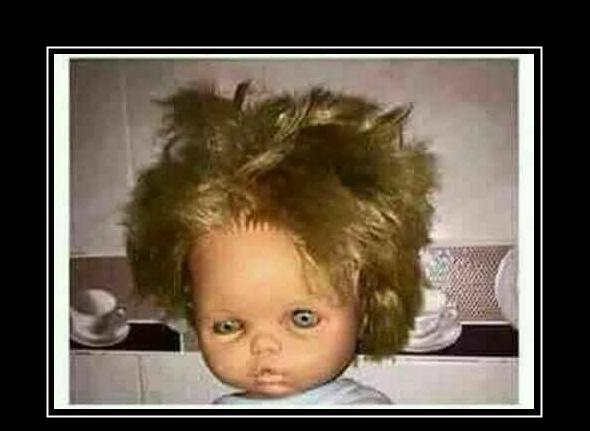
#> input picture Week_7/Day_1_Computer_Vision_1/Projects/1-Meme/meme.jpg, 590 x 431 px
$ jupyter execute Ch1_Project_1_meme.ipynb   (shell and % lines are left out)
#> lines starting #> are read from the running program, lines starting #| are printed output that depends on the picture
# Meme Creator

## Level 1

1. Create a basic Meme creator with one image and a short line of text
2. Use the classic meme font

[cell 1]
#Import the libraries
import cv2
import numpy as np
import matplotlib.pyplot as plt
from PIL import ImageFont, ImageDraw, Image

[cell 2]
def meme_generator(imagen, text1):

#> called with imagen = 'meme.jpg'
    meme = cv2.imread(imagen)
#> meme is the input picture: shape (431, 590, 3); mean B, G, R 71.7, 86.9, 99.8
    text_to_show = text1

#Load image in OpenCV
    image = meme.copy()

#convert the image to RGB (OpenCV uses BGR)
    cv2_im_rgb = cv2.cvtColor(image, cv2.COLOR_BGR2RGB)

#Transform the cv2 image to PIL
    pill_im = Image.fromarray(cv2_im_rgb)

    draw = ImageDraw.Draw(pill_im)

#Use a truetype font

    font = ImageFont.truetype('impact.ttf',30)

    draw.text((35,10), text_to_show, (255,255,255), font = font)

#Get back the image to OpenCV
    cv2_im_processed = cv2.cvtColor(np.array(pill_im), cv2.COLOR_RGB2BGR)
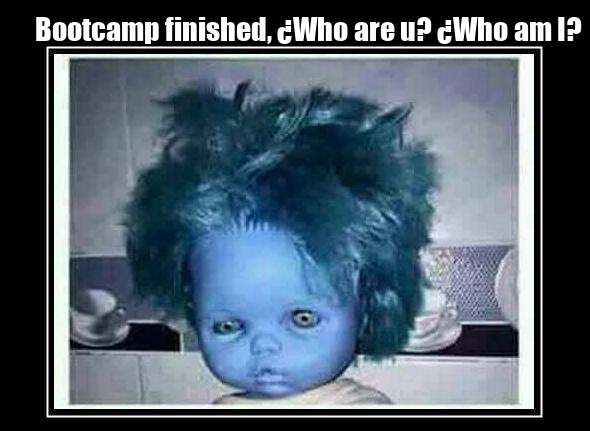
#> cv2_im_processed: shape (431, 590, 3); mean R, G, B 79.2, 94.4, 107.3

    plt.figure(figsize = (20,15))
    plt.imshow(cv2.cvtColor(cv2_im_processed, cv2.COLOR_BGR2RGB))

[cell 3]
meme_generator('meme.jpg', 'Bootcamp finished, ¿Who are u? ¿Who am I?')
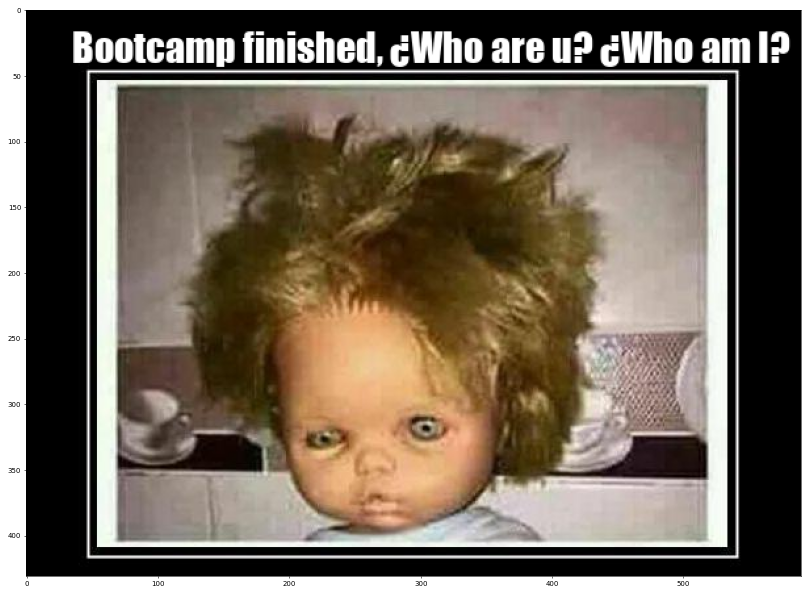
#> figure drawn by matplotlib, 1 panel; B, G, R data is drawn as R, G, B

## Level 2
1. Improve it by adding 2 to 3 lines with the text on the top of the image and the bottom of the image
2. Make the text in white and with black contours

[cell 4]
def meme_generator(imagen, text1, text2, text3):

#> called with imagen = 'meme.jpg', text1 = 'Bootcamp finished', text2 = '¿Who are u?', text3 = '¿Who am I?'
    meme = cv2.imread(imagen)


#Load image in OpenCV
    image = meme.copy()

#convert the image to RGB (OpenCV uses BGR)
    cv2_im_rgb = cv2.cvtColor(image, cv2.COLOR_BGR2RGB)

#Transform the cv2 image to PIL
    pill_im = Image.fromarray(cv2_im_rgb)

    draw = ImageDraw.Draw(pill_im)

#Use a truetype font

    font = ImageFont.truetype('impact.ttf',30)

    draw.text((170,10), text1, (255,255,255), font = font)
    draw.text((200,200), text2, (255,255,255), font = font)
    draw.text((200,380), text3, (255,255,255), font = font)

#Get back the image to OpenCV
    cv2_im_processed = cv2.cvtColor(np.array(pill_im), cv2.COLOR_RGB2BGR)
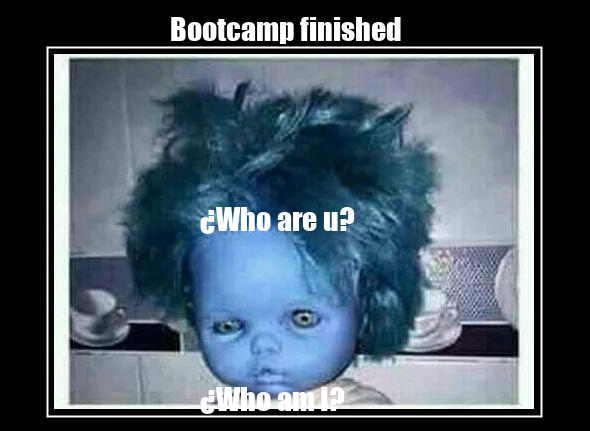
#> cv2_im_processed: shape (431, 590, 3); mean R, G, B 77.5, 92.3, 104.9

    plt.figure(figsize = (10,5))
    plt.imshow(cv2.cvtColor(cv2_im_processed, cv2.COLOR_BGR2RGB))

[cell 5]
meme_generator('meme.jpg', 'Bootcamp finished', '¿Who are u?', '¿Who am I?')
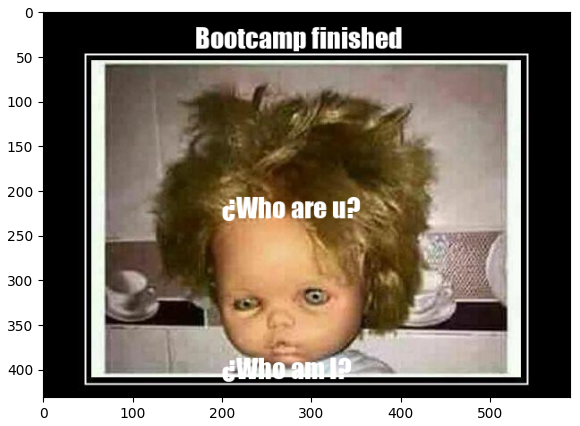
#> figure drawn by matplotlib, 1 panel; B, G, R data is drawn as R, G, B
